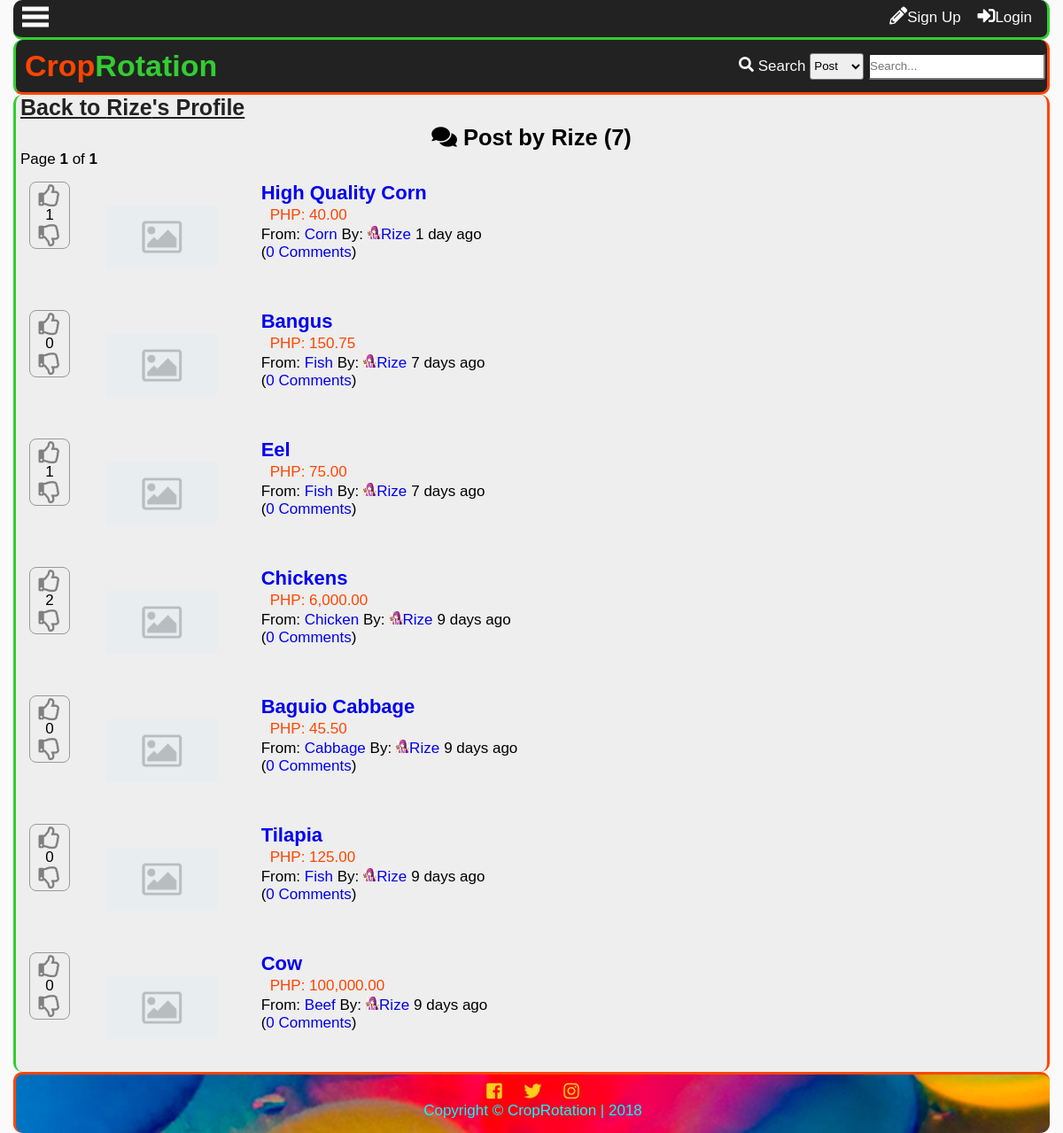
Page /profilepost.php?name=Rize on the earlier database version.
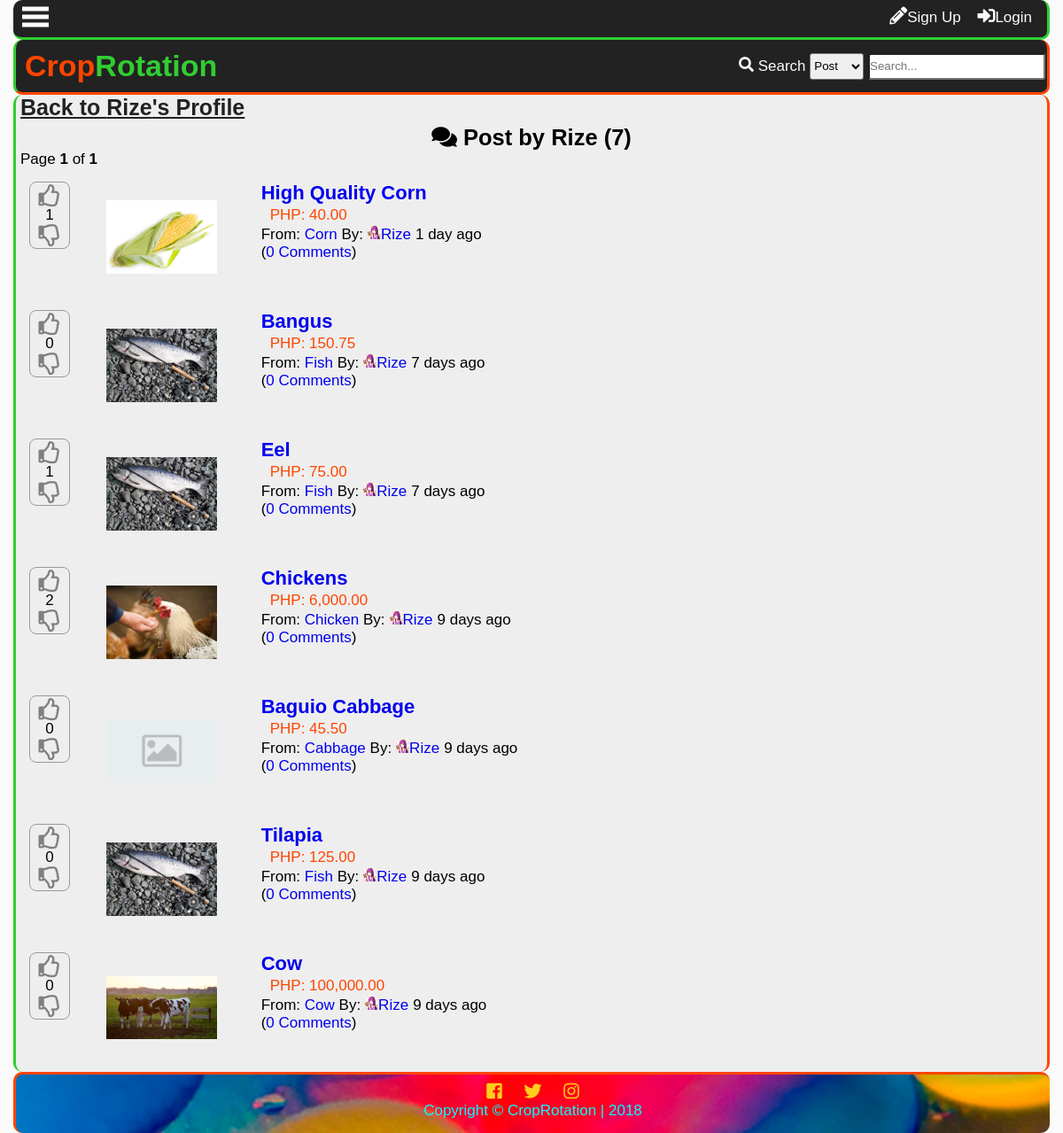
Same page on the later database version.
### tables this page shows
CREATE TABLE `tblpost` (
  `postid` int(11) NOT NULL,
  `forumid` int(11) NOT NULL,
  `title` varchar(150) NOT NULL,
  `datecreated` datetime DEFAULT NULL,
  `description` text NOT NULL,
  `price` decimal(10,2) NOT NULL,
  `img` varchar(150) NOT NULL,
  `starter` int(11) NOT NULL,
  `score` int(11) NOT NULL,
  `views` int(11) NOT NULL,
  `comments` int(11) NOT NULL
);

CREATE TABLE `tblforum` (
  `forumid` int(11) NOT NULL,
  `title` varchar(100) NOT NULL,
  `name` varchar(100) NOT NULL,
  `datecreated` datetime DEFAULT NULL,
  `description` varchar(255) NOT NULL,
  `creator` int(11) NOT NULL,
  `views` int(11) NOT NULL,
  `subscriber` int(11) NOT NULL
);

CREATE TABLE `tbluser` (
  `userid` int(11) NOT NULL,
  `username` varchar(100) NOT NULL,
  `password` varchar(100) NOT NULL,
  `firstname` varchar(100) NOT NULL,
  `middlename` varchar(100) NOT NULL,
  `lastname` varchar(100) NOT NULL,
  `birthday` varchar(20) NOT NULL,
  `datecreated` timestamp NOT NULL DEFAULT '0000-00-00 00:00:00',
  `email` varchar(100) NOT NULL,
  `website` varchar(255) NOT NULL,
  `location` varchar(255) NOT NULL,
  `usertypeid` int(11) NOT NULL,
  `access` int(11) NOT NULL,
  `imgname` varchar(100) NOT NULL,
  `imgtype` varchar(100) NOT NULL,
  `imgpath` varchar(200) NOT NULL,
  `bio` text NOT NULL,
  `is_show_email` tinyint(1) NOT NULL,
  `gender` int(11) NOT NULL,
  `lastupdate` timestamp NOT NULL DEFAULT '0000-00-00 00:00:00',
  `lastonline` timestamp NOT NULL DEFAULT '0000-00-00 00:00:00',
  `profileviews` int(11) NOT NULL
);

### profilepost.php (the view, shortened to what this page needs)
<?php
include'functions.php';
require_once'connection.php';
$name=$_GET['name'];
?>
<!DOCTYPE html>
<html lang="en">
<head>
    <link rel="stylesheet" href="css/style.css">
  	<link rel="stylesheet" href="css/fontawesome-all.css">
</head>
<body>
	<div class="main-container">
		<div class="other-content">
			<h1><a class="btp" href="profile.php?name=<?php echo $name ?>">Back to <?php echo $name ?>'s Profile</a></h1>
<ul id="forum-list">
<?php
$sql="SELECT userid FROM tbluser WHERE username='$name'";
$result=$conn->query($sql);
$row=$result->fetch_object();
$rid=$row->userid;
$sql = "SELECT postid FROM tblpost
	LEFT JOIN tblforum
		ON tblpost.forumid = tblforum.forumid
	LEFT JOIN tbluser
		ON userid = starter
	WHERE starter='$rid'
	ORDER BY postid DESC";
$result=$conn->query($sql);
$rows=$result->num_rows;
$page_rows = 25;
$last = ceil($rows/$page_rows);
$pagenum = 1;
$limit = 'LIMIT ' .($pagenum - 1) * $page_rows .',' .$page_rows;
$sql = "SELECT postid,tblpost.forumid,name,imgpath,tblpost.title,tblpost.datecreated,username,img,price,comments,score FROM tblpost
	LEFT JOIN tblforum
		ON tblpost.forumid = tblforum.forumid
	LEFT JOIN tbluser
		ON userid = starter
	WHERE starter='$rid'
	ORDER BY postid DESC
	$limit";
	$result = $conn->query($sql);
$textline1 = "<i class='fas fa-comments'></i> Post by ".$_GET['name']." (<b>$rows</b>)";
$textline2 = "Page <b>$pagenum</b> of <b>$last</b>";
$paginationCtrls = '';
 echo'<h2>  '.$textline1.'</h2>
  <p>  '.$textline2.' </p>
  <div id="pagination_controls"> '.$paginationCtrls.'</div>';
	while($row=$result->fetch_object()){
		$id = $row->postid;
		$forumid = $row->forumid;
		$forum = $row->name;
		$ptitle = $row->title;
		$name = $row->username;
		$comments = $row->comments;
		$date = $row->datecreated;
		$score = $row->score;
		$flair= $row->imgpath;
		$pimg=$row->img;
		if(!$pimg){
			$pimg='img/noimage.png';
		}
		$price = $row->price;
		echo '<li value="'.$id.'">
 		<div class="forum-post-grid">';
 		if(isset($_SESSION['id'])){
		$sql2 = "SELECT upvoteid FROM tblupvotepost WHERE user='$uid' and post='$id'";
		$result2 = $conn->query($sql2);
		$upvote = $result2->num_rows;
		$sql3 = "SELECT downvoteid FROM tbldownvotepost WHERE user='$uid' and post='$id'";
		$result3 = $conn->query($sql3);
		$downvote = $result3->num_rows;
 		echo'
 		<div class="vote">';
 			if(!$upvote){
 			echo'<div id="up-'.$id.'" style="color:gray;" value="'.$id.'" onclick="upvotepost(this)" class="upvote"><i class="far fa-thumbs-up"></i></div>';
 			}else{
 			echo'<div id="up-'.$id.'" style="color:orangered;" value="'.$id.'" onclick="upvotepost(this)" class="upvote"><i class="far fa-thumbs-up"></i></div>';
 			}
 			if($score<0){
 				$score=0;
 			}
			echo'
			<div id="score-'.$id.'">'.$score.'</div>';
			if(!$downvote){
			echo'
			<div id="down-'.$id.'" style="color:gray;" value="'.$id.'" onclick="downvotepost(this)" class="downvote"><i class="far fa-thumbs-down"></i>
			</div>';
			}else{
			echo'
			<div id="down-'.$id.'" style="color:blue;" value="'.$id.'" onclick="downvotepost(this)" class="downvote"><i class="far fa-thumbs-down"></i>
			</div>';
			}
			echo'
		</div>';
		}else{
			echo'
		<div class="vote">
 			<div class="upvote" style="color:gray;" onclick="showlogin()">
			<i class="far fa-thumbs-up"></i>
			</div>';
 			if($score<0){
 				$score=0;
 			}
			echo'<div>'.$score.'</div>
			<div class="downvote" style="color:gray;" onclick="showlogin()">
			<i class="far fa-thumbs-down"></i>
		</div>
		</div>';
		}
		echo '<div class="post-image">
			<img src='.$pimg.'>
		</div>';
		echo'<div class="post-right">
		<p class="main-forum-title"><a href="reply.php?id='.$forumid.'&thread='.$id.'">'.$ptitle.'</a></p>';
		echo'<div class="price">PHP: '.number_format($price,2).'</div>';
		echo'<div class="second-line">
			<div class="from">
				From: <a href="forums.php?id='.$forumid.'">
				'.$forum.'</a> By:
			</div>
			<div class="by">
				<a href="profile.php?name='.$name.'">
				<p><div class="flair">
					<img src="'.$flair.'">
				</div>'.$name.'</a>
			</div>
			<div class="when">
				'.time_elapsed_string($date).'
			</div>
		</div>
		<div class="com">
			<p>(<a href="reply.php?id='.$forumid.'&thread='.$id.'">'.$comments.' Comments</a>)</p>
		</div>
		</div>
		</div>
		</li>';
	}
?>
			</ul>
		</div>
	</div>
</body>
</html>

Differences in the rows shown:
changed tblpost "High Quality Corn": img: picture added in place of a placeholder
changed tblpost "Bangus": img: picture added in place of a placeholder
changed tblpost "Eel": img: picture added in place of a placeholder
changed tblpost "Chickens": img: picture added in place of a placeholder
changed tblpost "Tilapia": img: picture added in place of a placeholder
changed tblpost "Cow": img: picture added in place of a placeholder; forumid.name "Beef" → "Cow"
